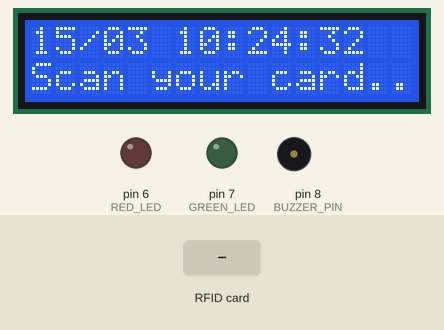
The sketch below on a simulated Arduino Uno, built with avr-gcc and run on an emulated ATmega328P. Shown: 16×2 character LCD, output pins drawn as LEDs (lit = HIGH), buzzer (waves = sounding). Inputs (shaded band) come from the test bench. The local clock reads 2024-03-15 10:24:30 at power-on unless the sketch sets it; pins used as bus, display or sensor lines are not drawn; what the sketch prints to the serial monitor is not drawn.

Above: at 2.8 s.
2.9 s: RFID card A1 B2 C3 D4 held to the reader
At 3.06 s:
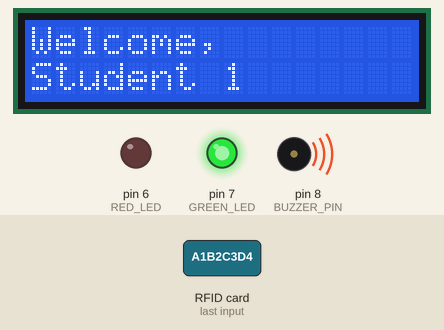
At 4.5 s:
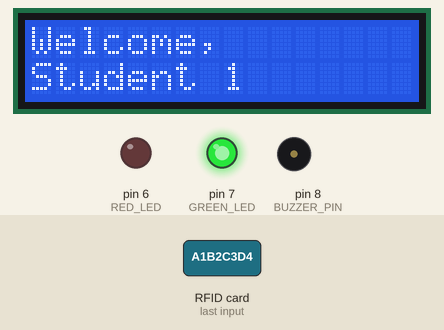
5.9 s: RFID card 5E 7A 19 C4 held to the reader
At 7.6 s:
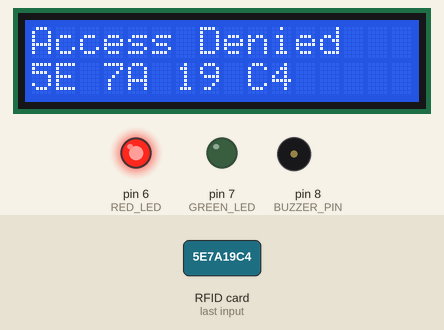
Timing chart, 0 to 9.4 s (numbered marks = the images above; inputs shaded):
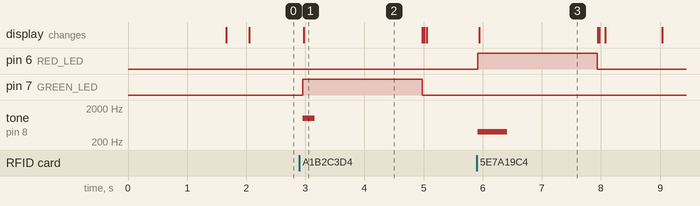

Measured:
- after the input at 2.9 s, pin 7 (GREEN_LED): LOW → HIGH after 0.06 s, → LOW 2.0 s later; tone on pin 8 (BUZZER_PIN): silent → 1000 Hz after 0.06 s, → silent 0.20 s later; the display: changes after 0.08 s (image 1)
- after the input at 5.9 s, pin 6 (RED_LED): LOW → HIGH at once, → LOW 2.0 s later; tone on pin 8 (BUZZER_PIN): silent → 400 Hz at once, → silent 0.50 s later; the display: changes at once (image 3)
- what the display in image 1 shows lasts 2.0 s, from 3.0 s to 5.0 s

The sketch:

Smart_Attendace_System.ino
```cpp
#include <SPI.h>
#include <MFRC522.h>
#include <Wire.h>
#include <RTClib.h>
#include <LiquidCrystal_I2C.h>

#define SS_PIN 10
#define RST_PIN 9
#define BUZZER_PIN 8
#define GREEN_LED 7
#define RED_LED 6

MFRC522 rfid(SS_PIN, RST_PIN);
RTC_DS3231 rtc;
LiquidCrystal_I2C lcd(0x27, 16, 2);

struct User {
  String uid;
  String name;
};

User users[] = {
  {"A1 B2 C3 D4", "Student 1"},
  {"E5 F6 G7 H8", "Student 2"}
};

const int totalUsers = sizeof(users) / sizeof(users[0]);

void setup() {
  Serial.begin(9600);
  SPI.begin();
  rfid.PCD_Init();
  Wire.begin();

  lcd.init();
  lcd.backlight();

  pinMode(BUZZER_PIN, OUTPUT);
  pinMode(GREEN_LED, OUTPUT);
  pinMode(RED_LED, OUTPUT);

  if (!rtc.begin()) {
    lcd.print("RTC Error");
    while (1);
  }

  if (rtc.lostPower()) {
    rtc.adjust(DateTime(F(__DATE__), F(__TIME__)));
  }

  lcd.setCursor(0, 0);
  lcd.print("System Ready");
  delay(1500);
  lcd.clear();
}

void loop() {
  DateTime now = rtc.now();

  lcd.setCursor(0, 0);
  lcd.print(now.day() < 10 ? "0" : "");
  lcd.print(now.day());
  lcd.print("/");
  lcd.print(now.month() < 10 ? "0" : "");
  lcd.print(now.month());
  lcd.print(" ");
  lcd.print(now.hour() < 10 ? "0" : "");
  lcd.print(now.hour());
  lcd.print(":");
  lcd.print(now.minute() < 10 ? "0" : "");
  lcd.print(now.minute());
  lcd.print(":");
  lcd.print(now.second() < 10 ? "0" : "");
  lcd.print(now.second());

  lcd.setCursor(0, 1);
  lcd.print("Scan your card..");

  if (!rfid.PICC_IsNewCardPresent() || !rfid.PICC_ReadCardSerial()) {
    return;
  }

  String scannedUID = "";
  for (byte i = 0; i < rfid.uid.size; i++) {
    if (rfid.uid.uidByte[i] < 0x10) {
      scannedUID += "0";
    }
    scannedUID += String(rfid.uid.uidByte[i], HEX);
    if (i < rfid.uid.size - 1) {
      scannedUID += " ";
    }
  }
  scannedUID.toUpperCase();

  bool authorized = false;
  String userName = "";

  for (int i = 0; i < totalUsers; i++) {
    if (scannedUID == users[i].uid) {
      authorized = true;
      userName = users[i].name;
      break;
    }
  }

  lcd.clear();
  if (authorized) {
    digitalWrite(GREEN_LED, HIGH);
    tone(BUZZER_PIN, 1000, 200);

    lcd.setCursor(0, 0);
    lcd.print("Welcome,");
    lcd.setCursor(0, 1);
    lcd.print(userName);

    Serial.print(userName);
    Serial.print(",");
    Serial.print(scannedUID);
    Serial.print(",");
    Serial.print(now.year());
    Serial.print("-");
    Serial.print(now.month());
    Serial.print("-");
    Serial.print(now.day());
    Serial.print(" ");
    Serial.print(now.hour());
    Serial.print(":");
    Serial.print(now.minute());
    Serial.print(":");
    Serial.println(now.second());

    delay(2000);
    digitalWrite(GREEN_LED, LOW);
  } else {
    digitalWrite(RED_LED, HIGH);
    tone(BUZZER_PIN, 400, 500);

    lcd.setCursor(0, 0);
    lcd.print("Access Denied");
    lcd.setCursor(0, 1);
    lcd.print(scannedUID);

    Serial.print("UNKNOWN,");
    Serial.println(scannedUID);

    delay(2000);
    digitalWrite(RED_LED, LOW);
  }

  lcd.clear();
  rfid.PICC_HaltA();
  rfid.PCD_StopCrypto1();
}
```
